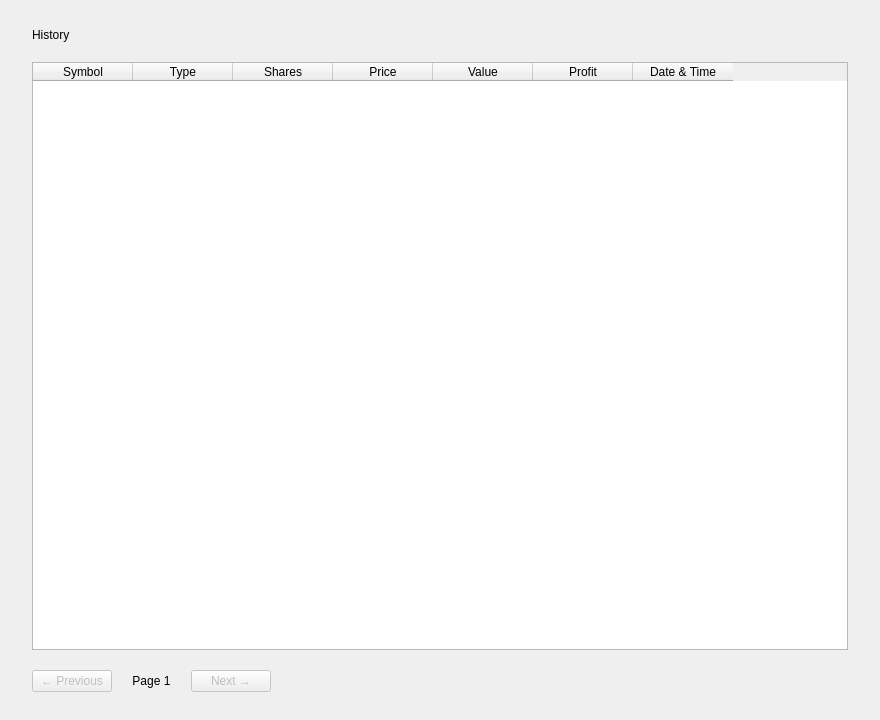
<?xml version="1.0" encoding="UTF-8"?>
<ui version="4.0">
 <class>HistoryPage</class>
 <widget class="QWidget" name="HistoryPage">
  <property name="geometry">
   <rect><x>0</x><y>0</y><width>880</width><height>720</height></rect>
  </property>
  <layout class="QVBoxLayout" name="contentLayout">
   <property name="spacing"><number>20</number></property>
   <property name="leftMargin"><number>32</number></property>
   <property name="topMargin"><number>28</number></property>
   <property name="rightMargin"><number>32</number></property>
   <property name="bottomMargin"><number>28</number></property>

   <item>
    <widget class="QLabel" name="pageTitleLabel">
     <property name="objectName"><string>heading2</string></property>
     <property name="text"><string>History</string></property>
    </widget>
   </item>

   <item>
    <widget class="QTableWidget" name="historyTable">
     <property name="columnCount"><number>7</number></property>
     <property name="rowCount"><number>0</number></property>
     <property name="editTriggers"><set>QAbstractItemView::NoEditTriggers</set></property>
     <property name="selectionBehavior"><enum>QAbstractItemView::SelectRows</enum></property>
     <property name="showGrid"><bool>false</bool></property>
     <property name="sortingEnabled"><bool>true</bool></property>
     <property name="alternatingRowColors"><bool>true</bool></property>
     <attribute name="horizontalHeaderStretchLastSection"><bool>false</bool></attribute>
     <column><property name="text"><string>Symbol</string></property></column>
     <column><property name="text"><string>Type</string></property></column>
     <column><property name="text"><string>Shares</string></property></column>
     <column><property name="text"><string>Price</string></property></column>
     <column><property name="text"><string>Value</string></property></column>
     <column><property name="text"><string>Profit</string></property></column>
     <column><property name="text"><string>Date &amp; Time</string></property></column>
    </widget>
   </item>

   <item>
    <layout class="QHBoxLayout" name="paginationLayout">
     <item>
      <widget class="QPushButton" name="prevButton">
       <property name="objectName"><string>btnSecondary</string></property>
       <property name="text"><string>← Previous</string></property>
       <property name="enabled"><bool>false</bool></property>
      </widget>
     </item>
     <item>
      <widget class="QLabel" name="pageLabel">
       <property name="objectName"><string>subtext</string></property>
       <property name="text"><string>Page 1</string></property>
       <property name="alignment"><set>Qt::AlignHCenter|Qt::AlignVCenter</set></property>
      </widget>
     </item>
     <item>
      <widget class="QPushButton" name="nextButton">
       <property name="objectName"><string>btnSecondary</string></property>
       <property name="text"><string>Next →</string></property>
       <property name="enabled"><bool>false</bool></property>
      </widget>
     </item>
     <item>
      <spacer name="spacerPagination">
       <property name="orientation"><enum>Qt::Horizontal</enum></property>
       <property name="sizeHint" stdset="0"><size><width>40</width><height>20</height></size></property>
      </spacer>
     </item>
    </layout>
   </item>

  </layout>
 </widget>
 <resources/>
 <connections/>
</ui>
